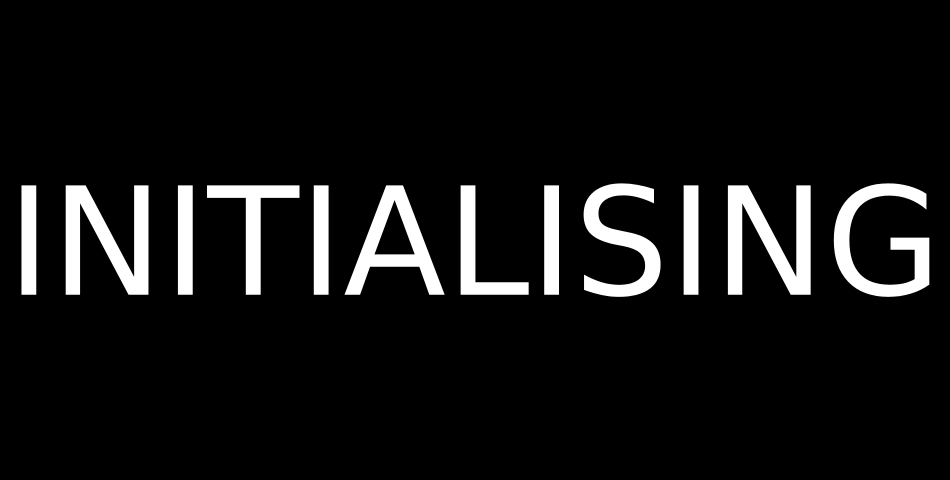
#> input picture initialising.png, 1900 x 960 px, given in place of the camera (shown at 1/2 size)
$ python main.py   (older library calls are emulated)
#> lines starting #> are read from the running program, lines starting #| are printed output that depends on the picture; after the words box and inside, x2 and y2 are one past the last pixel; in counts of white or black regions, pixels touching at a corner belong together
import cv2
import numpy as np

cap = cv2.VideoCapture(0)
cap.set(3,1920)
cap.set(4,1080)
cap.set(5,30)

# Define the codec and create VideoWriter object
fourcc = cv2.VideoWriter_fourcc(*'DIVX')
out = cv2.VideoWriter('output.avi',cv2.VideoWriter_fourcc('D','I','V','X'), 10.0, (1920,200))
out2 = cv2.VideoWriter('output2.avi',cv2.VideoWriter_fourcc('D','I','V','X'), 10.0, (1920,200), False)

while(1):

    # Take each frame
    _, frame = cap.read()
#> frame is the input picture: shape (960, 1900, 3); min 0, max 255, mean 18.7

    cropped = frame[450:650, 0:1920]
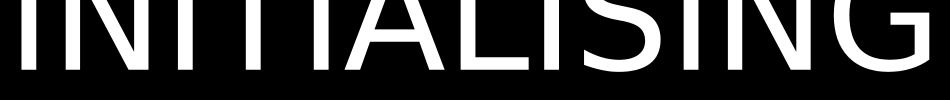
#> cropped: shape (200, 1900, 3) (shown at 1/2 size); min 0, max 255, mean 57.5
    gray = cv2.cvtColor(cropped, cv2.COLOR_BGR2GRAY)
    retval, threshold = cv2.threshold(gray, 200, 255, 0)
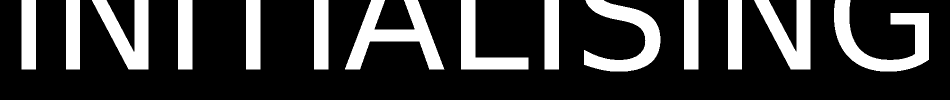
#> threshold: shape (200, 1900) (shown at 1/2 size); 22% white; 14 white regions
    drawImg = cropped

     # run opencv find contours, only external boxes
    image, contours, hierarchy = cv2.findContours(threshold, cv2.RETR_EXTERNAL, cv2.CHAIN_APPROX_SIMPLE)
#> contours = 14 contours; largest, box (x1, y1, x2, y2) and area: (1668, 0, 1858, 143) 10068, (690, 0, 889, 139) 9809, (1168, 0, 1321, 143) 8676, (184, 0, 297, 139) 7418, (1508, 0, 1621, 139) 7404
    contours = [cnt for cnt in contours if cv2.contourArea(cnt) > 2000]

    #for each contour draw a bounding box and order number
    for cnt in contours:
        x,y,w,h = cv2.boundingRect(cnt)
        cv2.rectangle(drawImg, (x,y), (x+w,y+h), (0,255,0),2)
#> this loop made 14 passes
#> (cnt, x, w, h) on passes 3, 4, 6, 9, 10, 11, 13, 14: ([[1456, 0], [1456, 138], [1483, 138], [1483, 0]], 1456, 28, 139), ([[1368, 0], [1368, 138], [1396, 138], [1396, 0]], 1368, 29, 139), ([[1089, 0], [1089, 138], [1117, 138], [1117, 0]], 1089, 29, 139), ([[628, 0], [628, 138], [656, 138], [656, 0]], 628, 29, 139), ([[492, 0], [492, 138], [520, 138], [520, 0]], 492, 29, 139), ([[356, 0], [356, 138], [384, 138], [384, 0]], 356, 29, 139), ([[132, 0], [132, 138], [159, 138], [159, 0]], 132, 28, 139), ([[43, 0], [43, 138], [71, 138], [71, 0]], 43, 29, 139)
#> (x, w, h) on passes 1, 2, 5, 7, 8, 12: (1668, 190, 143), (1508, 113, 139), (1168, 153, 143), (922, 135, 139), (690, 199, 139), (184, 113, 139)
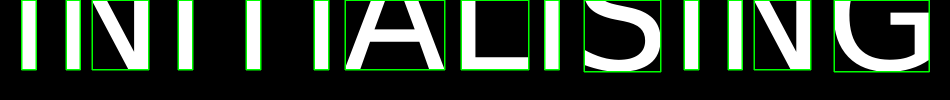
#> drawImg: shape (200, 1900, 3) (shown at 1/2 size); 4.56% of pixels changed, all inside (x1, y1, x2, y2) = (42, 0, 1860, 145)
    # [7 lines of commented-out code are left out]
    cv2.imshow('threshold',threshold)
    cv2.imshow('drawImg',drawImg)
    # cv2.imshow('blur',blur)

    # # write the flipped frame
    out.write(drawImg)
    out2.write(threshold)

    k = cv2.waitKey(5) & 0xFF
#> (key Esc is pressed here)
    if k == 27:
        # cv2.imwrite( "cropped.jpg", threshold )
        # cv2.imwrite( "blob.jpg", drawImg )
        break

# Release everything if job is finished
cap.release()
out.release()
out2.release()
cv2.destroyAllWindows()
